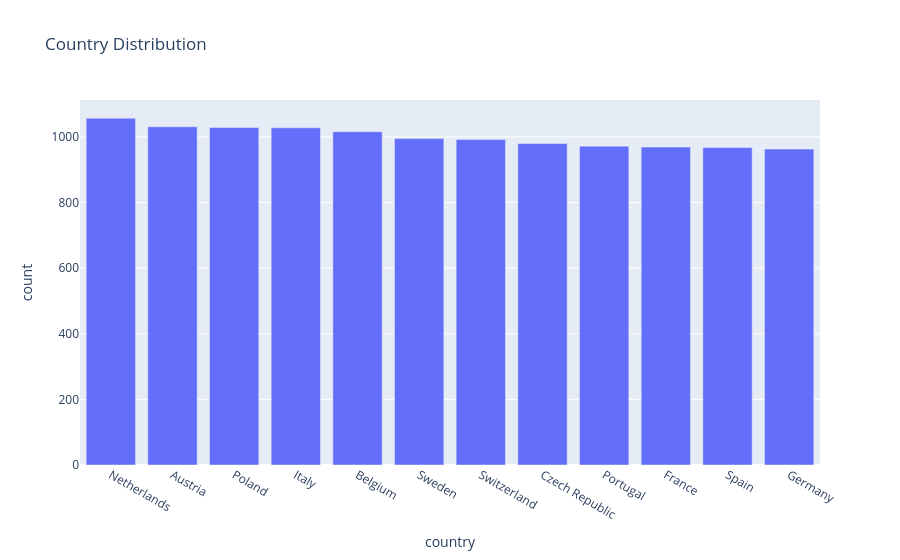

Notebook code cell kept with this figure:
### Code cell
#country distribution
country_counts = df_cohort["country"].value_counts().reset_index()
country_counts.columns = ["country", "count"]

fig = px.bar(
    country_counts,
    x="country",
    y="count",
    title="Country Distribution"
)

fig.show()

### Figure 1 — Plotly figure (JSON) as saved in the notebook; plotly's stock layout.template omitted (floating-point values rounded to 4 significant figures)
{"data": [{"hovertemplate": "country=%{x}<br>count=%{y}<extra></extra>", "legendgroup": "", "marker": {"color": "#636efa", "pattern": {"shape": ""}}, "name": "", "orientation": "v", "showlegend": false, "textposition": "auto", "type": "bar", "x": ["Netherlands", "Austria", "Poland", "Italy", "Belgium", "Sweden", "Switzerland", "Czech Republic", "Portugal", "France", "Spain", "Germany"], "xaxis": "x", "y": [1057, 1031, 1029, 1028, 1016, 995, 992, 980, 972, 969, 968, 963], "yaxis": "y"}], "layout": {"barmode": "relative", "legend": {"tracegroupgap": 0}, "title": {"text": "Country Distribution"}, "xaxis": {"anchor": "y", "domain": [0, 1], "title": {"text": "country"}}, "yaxis": {"anchor": "x", "domain": [0, 1], "title": {"text": "count"}}}}
